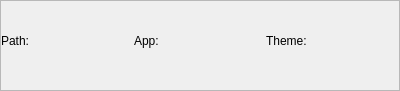
<?xml version="1.0" encoding="UTF-8"?>
<ui version="4.0">
 <class>BuilderCenterHeader</class>
 <widget class="QWidget" name="BuilderCenterHeader">
  <property name="geometry">
   <rect>
    <x>0</x>
    <y>0</y>
    <width>400</width>
    <height>91</height>
   </rect>
  </property>
  <property name="windowTitle">
   <string>Form</string>
  </property>
  <layout class="QVBoxLayout" name="verticalLayout">
   <property name="spacing">
    <number>0</number>
   </property>
   <property name="leftMargin">
    <number>0</number>
   </property>
   <property name="topMargin">
    <number>0</number>
   </property>
   <property name="rightMargin">
    <number>0</number>
   </property>
   <property name="bottomMargin">
    <number>0</number>
   </property>
   <item>
    <widget class="QFrame" name="centerHeader">
     <property name="minimumSize">
      <size>
       <width>0</width>
       <height>0</height>
      </size>
     </property>
     <property name="frameShape">
      <enum>QFrame::StyledPanel</enum>
     </property>
     <property name="frameShadow">
      <enum>QFrame::Raised</enum>
     </property>
     <layout class="QHBoxLayout" name="horizontalLayout">
      <property name="spacing">
       <number>0</number>
      </property>
      <property name="leftMargin">
       <number>0</number>
      </property>
      <property name="topMargin">
       <number>0</number>
      </property>
      <property name="rightMargin">
       <number>0</number>
      </property>
      <item>
       <widget class="QLabel" name="apps_path">
        <property name="text">
         <string>Path: </string>
        </property>
       </widget>
      </item>
      <item>
       <widget class="QLabel" name="selected_app">
        <property name="maximumSize">
         <size>
          <width>250</width>
          <height>16777215</height>
         </size>
        </property>
        <property name="text">
         <string>App: </string>
        </property>
       </widget>
      </item>
      <item>
       <widget class="QLabel" name="selected_theme">
        <property name="maximumSize">
         <size>
          <width>250</width>
          <height>16777215</height>
         </size>
        </property>
        <property name="text">
         <string>Theme:</string>
        </property>
       </widget>
      </item>
     </layout>
    </widget>
   </item>
  </layout>
 </widget>
 <resources/>
 <connections/>
</ui>
